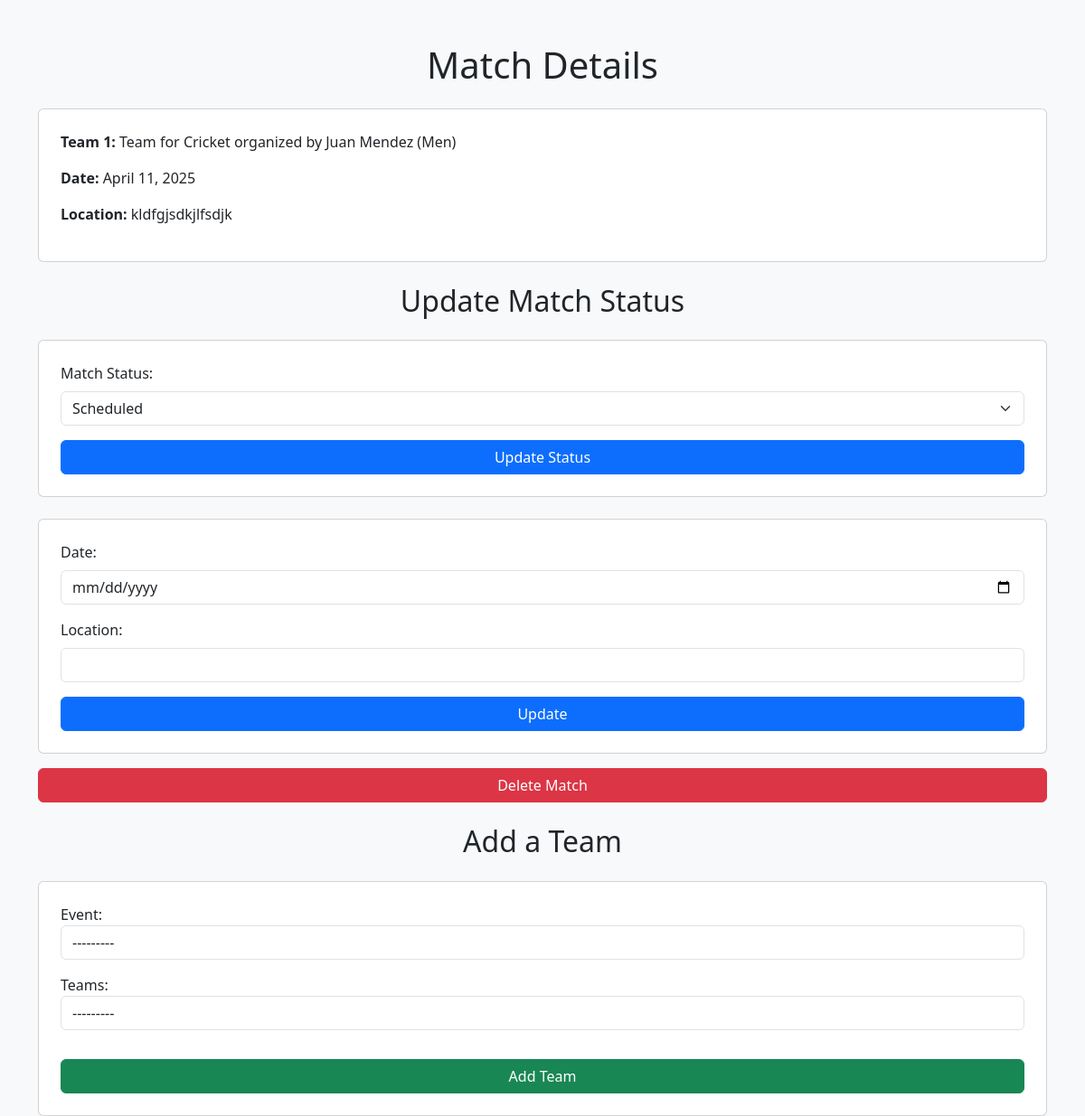
/match_details/1/, run on the app's committed database.
### portal/models.py (models this page shows, shortened)
class Team(models.Model):
    captain=models.ForeignKey(Participant, on_delete=models.CASCADE, related_name='captain')
    college=models.ForeignKey(College, on_delete=models.CASCADE)
    participants = models.ManyToManyField(Participant)
    event = models.OneToOneField(Event, on_delete=models.CASCADE, related_name='team_event', null=True, blank=True)
    max_size = models.IntegerField()
    def __str__(self):
        return f"Team for {self.event.name_of_sports} organized by {self.event.organizer.name} ({self.event.gender})"

class Event(models.Model):
    SPORT_CHOICES= [
        ('Cricket', 'Cricket'),
        ('Football', 'Football'),
        ('Badminton', 'Badminton'),
        ('Athletics-100m', 'Athletics-100m'),
        ('Athletics-200m', 'Athletics-200m'),
    ]
    GENDER_CHOICES = [
        ('Men','Men'),
        ('Women','Women'),
        ('Mixed','Mixed'),
    ]
    SCORE_CHOICES = [
        ('Runs', 'Runs'),
        ('Goals', 'Goals'),
        ('Points', 'Points'),
        ('Time', 'Time'),
    ]
    name_of_sports = models.CharField(max_length=100, choices=SPORT_CHOICES)
    scoring_system = models.CharField(max_length=50, choices=SCORE_CHOICES)
    gender = models.CharField(max_length=50, choices=GENDER_CHOICES)
    organizer=models.ForeignKey(Organizer, on_delete=models.CASCADE)
    max_size = models.IntegerField()
    min_size = models.IntegerField()

class Organizer(AbstractUser):
    name = models.CharField(max_length=100)
    def generate_random_password(length=10):
        characters = string.ascii_letters + string.digits + string.punctuation
        return ''.join(random.choice(characters) for i in range(length))
    password = models.CharField(max_length=100, default=generate_random_password)
    email = models.EmailField()
    phone = models.CharField(max_length=10)
    organizerCompany = models.CharField(max_length=100)
    groups = models.ManyToManyField(
        'auth.Group',
        related_name='organizer_groups',  # Add a unique related_name
        blank=True,
        help_text='The groups this user belongs to.',
        verbose_name='groups',
    )
    user_permissions = models.ManyToManyField(
        'auth.Permission',
        related_name='organizer_permissions',  # Add a unique related_name
        blank=True,
        help_text='Specific permissions for this user.',
        verbose_name='user permissions',
    )

class Match(models.Model):
    date = models.DateField()
    time = models.TimeField()
    venue = models.CharField(max_length=100)
    organizer = models.ForeignKey(Organizer, on_delete=models.CASCADE)
    teams = models.ManyToManyField(Team)
    event = models.ForeignKey(Event, on_delete=models.CASCADE)
    status = models.CharField(max_length=20, default='Scheduled', choices=[
        ('Scheduled', 'Scheduled'),
        ('Completed', 'Completed'),
        ('Cancelled', 'Cancelled'),
    ])
    def __str__(self):
        return self.organizer.name + " " + str(self.date) + " " + str(self.time) + " " + self.venue

### portal/views.py (the view)
# urls.py: path('match_details/<int:match_id>/',views.match_details,name='match_details'),
def match_details(request, match_id):
    match = Match.objects.get(id=match_id)
    print(match.teams)
    teams = match.teams.all()
    print(match)
    form = TeamForm()
    context = {
        'match': match,
        'teams': teams,
        'form': form
    }
    return render(request, 'portal/matchDetails.html', context)

### portal/forms.py
class TeamForm(forms.ModelForm):
    event = forms.ModelChoiceField(
        queryset=Event.objects.none(),
        widget=forms.Select(attrs={'class': 'form-control'})
    )
    teams = forms.ModelChoiceField(
            queryset=Team.objects.none(),
            widget=forms.Select(attrs={'class': 'form-control'})
    )
    def __init__(self, *args, **kwargs):
        user = kwargs.pop('user', None)
        super().__init__(*args, **kwargs)
        if user and user.is_authenticated:
            self.fields['event'].queryset = Event.objects.filter(organizer=user)
        else:
            self.fields['event'].queryset = Event.objects.none()
        event = kwargs.pop('event', None)
        if event:
            self.fields['teams'].queryset = Team.objects.filter(event=event)
    class Meta:
        model = Team
        fields = ['event', 'teams']

### portal/templates/portal/matchDetails.html (shortened to what this page needs)
<!DOCTYPE html>
<html lang="en">
<head>
    <link href="https://cdn.jsdelivr.net/npm/bootstrap@5.3.0/dist/css/bootstrap.min.css" rel="stylesheet">
</head>
<body class="bg-light">
    <div class="container mt-5">
        <h1 class="text-center mb-4">Match Details</h1>
        <div id="match-details" class="card p-4 mb-4">
            {% for team in teams %}
            <p><strong>Team {{ forloop.counter }}:</strong> {{ team }}</p>
            {% endfor %}
            <p><strong>Date:</strong> {{ match.date }}</p>
            <p><strong>Location:</strong> {{ match.venue }}</p>
        </div>
        <h2 class="text-center mb-4">Update Match Status</h2>
        <form method="POST" action="{% url 'update_status' match_id=match.id %}" class="card p-4 mb-4">
            <div class="mb-3">
            <label for="status" class="form-label">Match Status:</label>
            <select id="status" name="status" class="form-select">
                <option value="Scheduled" selected>Scheduled</option>
            </select>
            </div>
            <button type="submit" class="btn btn-primary w-100">Update Status</button>
        </form>
        <form method="POST" action="{% url 'update_details' match_id=match.id %}" class="card p-4">
            <div class="mb-3">
                <label for="date" class="form-label">Date:</label>
                <input type="date" id="date" name="date" class="form-control" value="{{ match.date }}">
            </div>
            <div class="mb-3">
                <label for="location" class="form-label">Location:</label>
                <input type="text" id="location" name="location" class="form-control" value="{{ match.location }}">
            </div>
            <button type="submit" class="btn btn-primary w-100">Update</button>
        </form>
                <form method="POST" action="{% url 'delete_match' match_id=match.id %}">
                    <button type="submit" class="btn btn-danger w-100">
                        Delete Match
                    </button>
                </form>
        </div>
    <div class="container mt-4">
        <h2 class="text-center mb-4">Add a Team</h2>
        <form method="POST" action="{% url 'add_team' match_id=match.id %}" class="card p-4">
            <div class="mb-3">
                {{ form.as_p }}
            </div>
            <button type="submit" class="btn btn-success w-100">Add Team</button>
        </form>
    </div>
</body>
</html>

### data on the page
Team: event.gender "Team for Cricket organized by Juan Mendez (Men)"
Match: date "April 11, 2025", venue "kldfgjsdkjlfsdjk"
